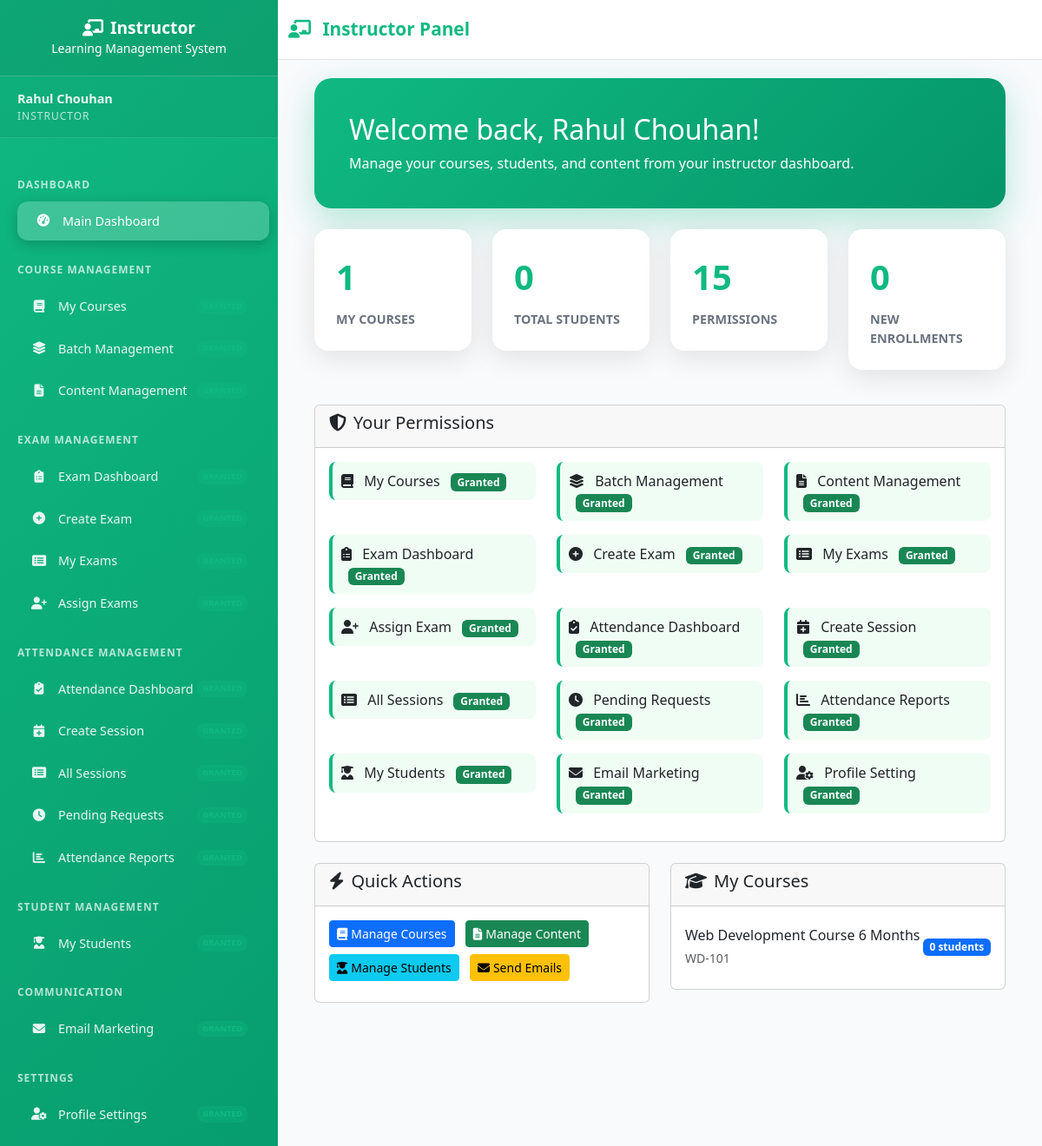
The page /instructor_dashboard/ (signed in) on the database as committed earlier.
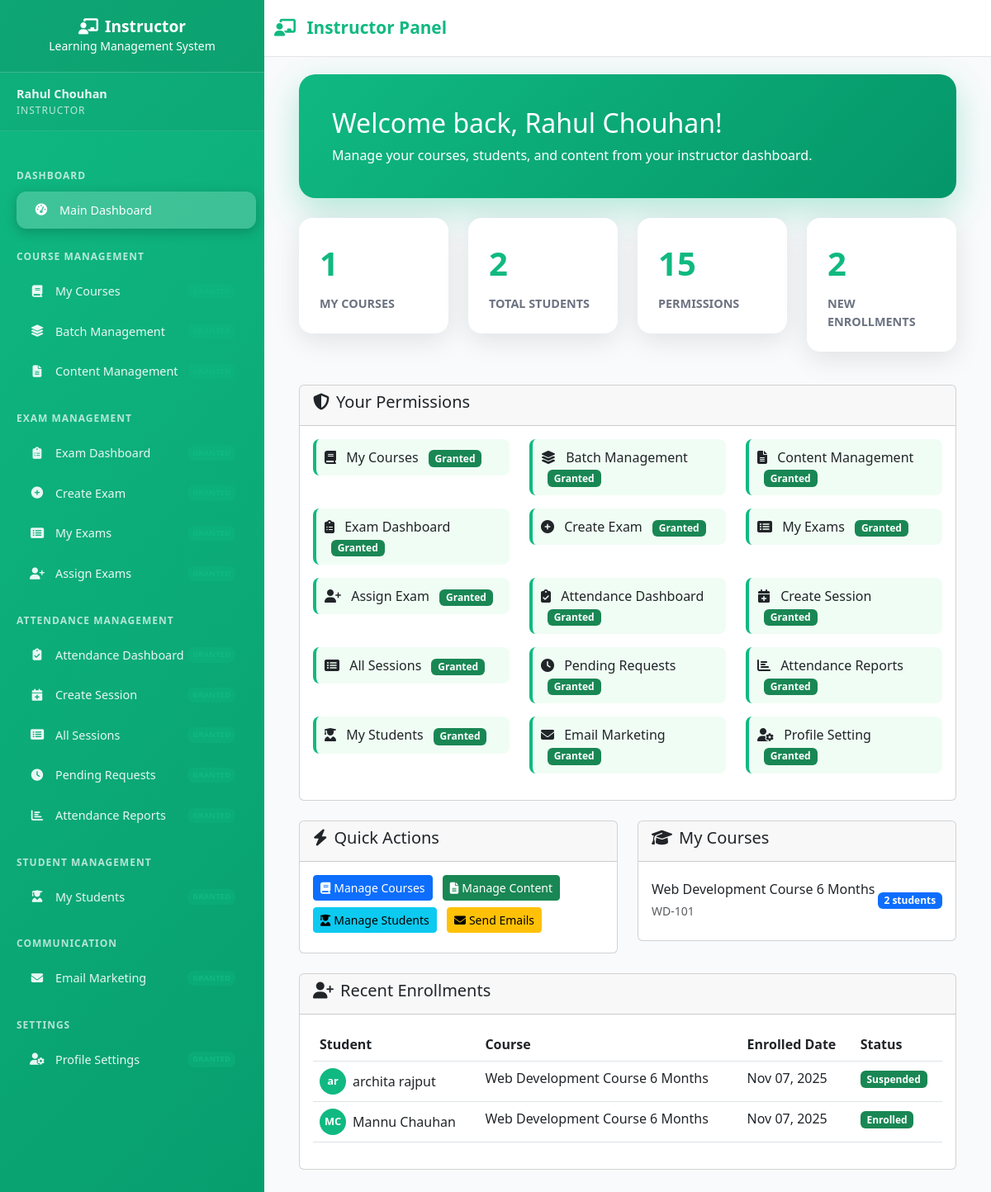
The same page on the database as committed later.
### courses/models.py (models this page shows, shortened)
class Course(models.Model):
    DIFFICULTY_CHOICES = [
        ('beginner', 'Beginner'),
        ('intermediate', 'Intermediate'),
        ('advanced', 'Advanced'),
    ]
    STATUS_CHOICES = [
        ('draft', 'Draft'),
        ('published', 'Published'),
        ('archived', 'Archived'),
        ('suspended', 'Suspended'),
    ]
    COURSE_TYPE_CHOICES = [
        ('live', 'Live Classes'),
        ('recorded', 'Recorded'),
        ('hybrid', 'Hybrid'),
        ('offline', 'Offline')
    ]
    title = models.CharField(max_length=200)
    slug = models.SlugField(max_length=220, unique=True)
    description = models.TextField()
    short_description = models.TextField(max_length=500, help_text="Brief description for course cards")
    course_code = models.CharField(max_length=20, unique=True, help_text="e.g., CS101, PY001")
    category = models.ForeignKey(CourseCategory, on_delete=models.CASCADE, related_name='courses')
    instructor = models.ForeignKey(
        User, on_delete=models.CASCADE,
        limit_choices_to={'role': 'instructor'},
        related_name='instructor_courses'
    )
    co_instructors = models.ManyToManyField(
        User, blank=True,
        limit_choices_to={'role': 'instructor'},
        related_name='co_instructor_courses'
    )
    difficulty_level = models.CharField(max_length=20, choices=DIFFICULTY_CHOICES, default='beginner')
    course_type = models.CharField(max_length=20, choices=COURSE_TYPE_CHOICES, default='live')
    status = models.CharField(max_length=20, choices=STATUS_CHOICES, default='draft')
    max_students = models.PositiveIntegerField(default=30)
    duration_weeks = models.PositiveIntegerField(default=8, help_text="Course duration in weeks")
    hours_per_week = models.PositiveIntegerField(default=3, help_text="Expected study hours per week")
    price = models.DecimalField(max_digits=10, decimal_places=2, default=0.00)
    discounted_price = models.DecimalField(max_digits=10, decimal_places=2, null=True, blank=True)
    is_free = models.BooleanField(default=False)
    thumbnail = models.ImageField(upload_to='course_thumbnails/', null=True, blank=True)
    intro_video = models.URLField(blank=True, help_text="YouTube/Vimeo URL for course intro")
    enrollment_start_date = models.DateTimeField(null=True, blank=True)
    enrollment_end_date = models.DateTimeField(null=True, blank=True)
    course_start_date = models.DateTimeField(null=True, blank=True)
    course_end_date = models.DateTimeField(null=True, blank=True)
    prerequisites = models.TextField(blank=True, help_text="What students need to know before taking this course")
    learning_outcomes = models.TextField(help_text="What students will learn after completing this course")
    course_materials = models.TextField(blank=True, help_text="Required books, software, materials")
    meta_keywords = models.CharField(max_length=500, blank=True)
    meta_description = models.CharField(max_length=160, blank=True)
    is_active = models.BooleanField(default=True)
    is_featured = models.BooleanField(default=False, help_text="Show on homepage")
    allow_enrollment = models.BooleanField(default=True)
    created_at = models.DateTimeField(auto_now_add=True)
    updated_at = models.DateTimeField(auto_now=True)
    created_by = models.ForeignKey(
        User, on_delete=models.SET_NULL, null=True,
        related_name='created_courses'
    )
    total_enrollments = models.PositiveIntegerField(default=0)
    average_rating = models.DecimalField(max_digits=3, decimal_places=2, default=0.00)
    total_reviews = models.PositiveIntegerField(default=0)
    class Meta:
        ordering = ['-created_at']
        indexes = [
            models.Index(fields=['status', 'is_active']),
            models.Index(fields=['category', 'difficulty_level']),
            models.Index(fields=['instructor']),
        ]
    def get_enrolled_count(self):
        return self.enrollments.filter(is_active=True).count()

class Enrollment(models.Model):
    STATUS_CHOICES = [
        ('enrolled', 'Enrolled'),
        ('completed', 'Completed'),
        ('dropped', 'Dropped'),
        ('suspended', 'Suspended'),
    ]
    GRADE_CHOICES = [
        ('A+', 'A+ (90-100)'),
        ('A', 'A (85-89)'),
        ('B+', 'B+ (80-84)'),
        ('B', 'B (75-79)'),
        ('C+', 'C+ (70-74)'),
        ('C', 'C (65-69)'),
        ('D', 'D (60-64)'),
        ('F', 'F (Below 60)'),
        ('I', 'Incomplete'),
        ('W', 'Withdrawn'),
    ]
    student = models.ForeignKey(
        User, on_delete=models.CASCADE,
        limit_choices_to={'role': 'student'},
        related_name='enrollments'
    )
    course = models.ForeignKey(Course, on_delete=models.CASCADE, related_name='enrollments')
    status = models.CharField(max_length=20, choices=STATUS_CHOICES, default='enrolled')
    enrolled_at = models.DateTimeField(auto_now_add=True)
    completed_at = models.DateTimeField(null=True, blank=True)
    grade = models.CharField(max_length=2, choices=GRADE_CHOICES, blank=True)
    progress_percentage = models.DecimalField(max_digits=5, decimal_places=2, default=0.00)
    total_time_spent_minutes = models.PositiveIntegerField(default=0)
    amount_paid = models.DecimalField(max_digits=10, decimal_places=2, default=0.00)
    payment_status = models.CharField(max_length=20, default='pending')
    payment_date = models.DateTimeField(null=True, blank=True)
    is_active = models.BooleanField(default=True)
    last_accessed = models.DateTimeField(null=True, blank=True)
    class Meta:
        unique_together = ['student', 'course']
        ordering = ['-enrolled_at']
        indexes = [
            models.Index(fields=['student', 'status']),
            models.Index(fields=['course', 'is_active']),
        ]

### userss/models.py (models this page shows, shortened)
class CustomUser(AbstractUser):
    ROLE_CHOICES = (
    ("superadmin", "Super Admin"),
    ("instructor", "Instructor"),
    ("student", "Student"),
    ("webinar_user", "Webinar User"),  # Add this line
)
    role = models.CharField(max_length=20, choices=ROLE_CHOICES, default="student")
    phone_number = models.CharField(max_length=15, blank=True, null=True)
    profile_picture = models.ImageField(
        upload_to="profile_pics/", blank=True, null=True
    )
    bio = models.TextField(max_length=500, blank=True)
    date_of_birth = models.DateField(blank=True, null=True)
    address = models.TextField(max_length=200, blank=True)
    created_by = models.ForeignKey(
        "self",
        on_delete=models.SET_NULL,
        null=True,
        blank=True,
        related_name="created_users",
    )
    updated_at = models.DateTimeField(auto_now=True)
    def get_full_name(self):
        return f"{self.first_name} {self.last_name}".strip()
    def has_instructor_permission(self, permission_code):
        if self.role == 'superadmin':
            return True
        if self.role != 'instructor':
            return False
        try:
            instructor_profile = self.instructor_profile
            return instructor_profile.permissions.filter(
                permission__code=permission_code,
                is_active=True
            ).exists()
        except:
            return False
    def get_instructor_permissions(self):
        if self.role != 'instructor':
            return []
        try:
            return self.instructor_profile.permissions.filter(
                is_active=True
            ).select_related('permission')
        except:
            return []
    class Meta:
        ordering = ["-date_joined"]
        verbose_name = "User"
        verbose_name_plural = "Users"

### userss/views.py (the view)
# urls.py: path("instructor_dashboard/", views.instructor_dashboard, name="instructor_dashboard"),
@instructor_required
def instructor_dashboard(request):
    instructor = request.user
    instructor_courses = Course.objects.filter(
        Q(instructor=instructor) | Q(co_instructors=instructor)
    ).distinct()
    total_courses = instructor_courses.count()
    total_students = Enrollment.objects.filter(
        course__in=instructor_courses,
        is_active=True
    ).count()
    recent_enrollments = Enrollment.objects.filter(
        course__in=instructor_courses,
        is_active=True
    ).select_related('student', 'course').order_by('-enrolled_at')[:5]
    permissions = instructor.get_instructor_permissions()
    permission_mapping = {
        'course_management': 'has_course_permission',
        'batch_management': 'has_batch_permission',
        'content_management': 'has_content_permission',
        'exam_dashboard': 'has_exam_permission',
        'create_exam': 'has_create_exam_permission',
        'my_exams': 'has_my_exams_permission',
        'assign_exam': 'has_assign_exam_permission',
        'attendance_dashboard': 'has_attendance_dashboard_permission',
        'createsession': 'has_createsession_permission',  # ⭐ NO UNDERSCORE
        'all_sessions': 'has_all_sessions_permission',    # ⭐ PLURAL
        'attendance_pending': 'has_attendance_pending_permission',  # ⭐ SHORTER
        'attendance_reports': 'has_attendance_reports_permission',
        'student_management': 'has_student_permission',
        'email_marketing': 'has_email_permission',
        'profile_setting': 'has_profile_setting_permission',
    }
    permission_flags = {}
    for perm_code, template_var in permission_mapping.items():
        permission_flags[template_var] = instructor.has_instructor_permission(perm_code)
    context = {
        'total_courses': total_courses,
        'total_students': total_students,
        'recent_enrollments': recent_enrollments,
        'instructor_courses': instructor_courses[:5],
        'permissions': permissions,
        **permission_flags,
    }
    return render(request, 'instructor/instructor_dashboard.html', context)

### lms/context_processors.py (called while the page is built)
def sidebar_context(request):
    context = {}
    if request.user.is_authenticated:
        from courses.models import Course
        is_admin = request.user.is_superuser or getattr(request.user, 'role', None) == 'superadmin'
        if is_admin:
            sidebar_courses = Course.objects.filter(is_active=True).order_by('course_code')[:15]
        elif getattr(request.user, 'role', None) == 'instructor':
            sidebar_courses = Course.objects.filter(
                instructor=request.user,
                is_active=True
            ).order_by('course_code')[:15]
        else:
            sidebar_courses = []
        context['sidebar_courses'] = sidebar_courses
        context['is_admin_user'] = is_admin  # Template में use करने के लिए
    return context

### userss/context_processors.py (called while the page is built, shortened)
def student_context(request):
    return {'enrolled_courses_count': 0}

### userss/templates/instructor/instructor_dashboard.html (shortened to what the changed rows need)
{% extends 'instructor_base.html' %}
{% block content %}
<div class="container-fluid">
    <div class="row mb-4">
        <div class="col-12">
            <div class="welcome-card">
                <h2>Welcome back, {{ user.get_full_name|default:user.username }}!</h2>
            </div>
        </div>
    </div>
    <div class="row mb-4">
        <div class="col-md-3 mb-3">
            <div class="stats-card">
                <div class="stats-number">{{ total_students }}</div>
                <div class="stats-label">Total Students</div>
            </div>
        </div>
        <div class="col-md-3 mb-3">
            <div class="stats-card">
                <div class="stats-number">{{ recent_enrollments.count }}</div>
                <div class="stats-label">New Enrollments</div>
            </div>
        </div>
    </div>
    <div class="row mb-4">
        <div class="col-md-6">
            <div class="card">
                <div class="card-body">
                    {% if instructor_courses %}
                    <div class="list-group list-group-flush">
                        {% for course in instructor_courses %}
                        <div class="list-group-item border-0 px-0">
                            <div class="d-flex justify-content-between align-items-center">
                                <div>
                                    <h6 class="mb-1">{{ course.title }}</h6>
                                    <small class="text-muted">{{ course.course_code }}</small>
                                </div>
                                <span class="badge bg-primary">{{ course.get_enrolled_count }} students</span>
                            </div>
                        </div>
                        {% endfor %}
                    </div>
                    {% else %}
                    <p class="text-muted mb-0">No courses assigned yet.</p>
                    {% endif %}
                </div>
            </div>
        </div>
    </div>
    {% if recent_enrollments %}
    <div class="row">
        <div class="col-12">
            <div class="card">
                <div class="card-header">
                    <h5><i class="fas fa-user-plus me-2"></i>Recent Enrollments</h5>
                </div>
                <div class="card-body">
                    <div class="table-responsive">
                        <table class="table table-hover">
                            <thead>
                                <tr>
                                    <th>Student</th>
                                    <th>Course</th>
                                    <th>Enrolled Date</th>
                                    <th>Status</th>
                                </tr>
                            </thead>
                            <tbody>
                                {% for enrollment in recent_enrollments %}
                                <tr>
                                    <td>
                                        <div class="d-flex align-items-center">
                                            <div class="avatar-circle me-2">
                                                {{ enrollment.student.first_name|first }}{{ enrollment.student.last_name|first }}
                                            </div>
                                            {{ enrollment.student.get_full_name|default:enrollment.student.username }}
                                        </div>
                                    </td>
                                    <td>{{ enrollment.course.title }}</td>
                                    <td>{{ enrollment.enrolled_at|date:"M d, Y" }}</td>
                                    <td>
                                        <span class="badge bg-success">{{ enrollment.get_status_display }}</span>
                                    </td>
                                </tr>
                                {% endfor %}
                            </tbody>
                        </table>
                    </div>
                </div>
            </div>
        </div>
    </div>
    {% endif %}
</div>
{% endblock %}

Rows that differ between the two databases and show on the page:
changed Course "Web Development Course 6 Months": get_enrolled_count "0" → "2"
added Enrollment: student.first_name|first "a", student.last_name|first "r", student.get_full_name "archita rajput", course "Web Development Course 6 Months", enrolled_at "Nov 07, 2025", status "Suspended"
added Enrollment: student.first_name|first "M", student.last_name|first "C", student.get_full_name "Mannu Chauhan", course "Web Development Course 6 Months", enrolled_at "Nov 07, 2025", status "Enrolled"
Other text that changed with them:
{{ total_students }}: "0" → "2"
{{ recent_enrollments.count }}: "0" → "2"
text now shown: "Recent Enrollments Student Course Enrolled Date Status"
